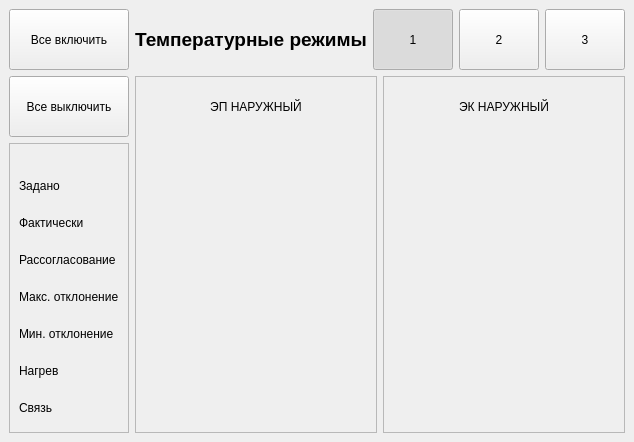
   <widget class="QWidget" name="page_3" >
    <layout class="QGridLayout" >
     <property name="margin" >
      <number>9</number>
     </property>
     <property name="spacing" >
      <number>6</number>
     </property>
     <item rowspan="2" row="1" column="1" colspan="4" >
      <layout class="QHBoxLayout" >
       <property name="margin" >
        <number>0</number>
       </property>
       <property name="spacing" >
        <number>6</number>
       </property>
       <item>
        <widget class="QFrame" name="pe1Frame_2" >
         <property name="frameShape" >
          <enum>QFrame::StyledPanel</enum>
         </property>
         <property name="frameShadow" >
          <enum>QFrame::Raised</enum>
         </property>
         <layout class="QGridLayout" >
          <property name="margin" >
           <number>9</number>
          </property>
          <property name="spacing" >
           <number>6</number>
          </property>
          <item row="1" column="4" >
           <widget class="TermoFrame" name="pe2zone1TermoFrame" >
            <property name="sizePolicy" >
             <sizepolicy>
              <hsizetype>5</hsizetype>
              <vsizetype>5</vsizetype>
              <horstretch>0</horstretch>
              <verstretch>0</verstretch>
             </sizepolicy>
            </property>
           </widget>
          </item>
          <item row="1" column="3" >
           <widget class="TermoFrame" name="pe2zone2TermoFrame" >
            <property name="sizePolicy" >
             <sizepolicy>
              <hsizetype>5</hsizetype>
              <vsizetype>5</vsizetype>
              <horstretch>0</horstretch>
              <verstretch>0</verstretch>
             </sizepolicy>
            </property>
           </widget>
          </item>
          <item row="1" column="2" >
           <widget class="TermoFrame" name="pe2zone3TermoFrame" >
            <property name="sizePolicy" >
             <sizepolicy>
              <hsizetype>5</hsizetype>
              <vsizetype>5</vsizetype>
              <horstretch>0</horstretch>
              <verstretch>0</verstretch>
             </sizepolicy>
            </property>
           </widget>
          </item>
          <item row="1" column="1" >
           <widget class="TermoFrame" name="pe2zone4TermoFrame" >
            <property name="sizePolicy" >
             <sizepolicy>
              <hsizetype>5</hsizetype>
              <vsizetype>5</vsizetype>
              <horstretch>0</horstretch>
              <verstretch>0</verstretch>
             </sizepolicy>
            </property>
           </widget>
          </item>
          <item row="1" column="0" >
           <widget class="TermoFrame" name="pe2traceTermoFrame" >
            <property name="sizePolicy" >
             <sizepolicy>
              <hsizetype>5</hsizetype>
              <vsizetype>5</vsizetype>
              <horstretch>0</horstretch>
              <verstretch>0</verstretch>
             </sizepolicy>
            </property>
           </widget>
          </item>
          <item row="0" column="0" colspan="5" >
           <widget class="QLabel" name="label_39" >
            <property name="maximumSize" >
             <size>
              <width>16777215</width>
              <height>41</height>
             </size>
            </property>
            <property name="text" >
             <string>ЭП НАРУЖНЫЙ</string>
            </property>
            <property name="alignment" >
             <set>Qt::AlignCenter</set>
            </property>
           </widget>
          </item>
         </layout>
        </widget>
       </item>
       <item>
        <widget class="QFrame" name="kl1Frame_2" >
         <property name="frameShape" >
          <enum>QFrame::StyledPanel</enum>
         </property>
         <property name="frameShadow" >
          <enum>QFrame::Raised</enum>
         </property>
         <layout class="QGridLayout" >
          <property name="margin" >
           <number>9</number>
          </property>
          <property name="spacing" >
           <number>6</number>
          </property>
          <item row="0" column="0" colspan="4" >
           <widget class="QLabel" name="label_38" >
            <property name="maximumSize" >
             <size>
              <width>16777215</width>
              <height>41</height>
             </size>
            </property>
            <property name="text" >
             <string>ЭК НАРУЖНЫЙ</string>
            </property>
            <property name="alignment" >
             <set>Qt::AlignCenter</set>
            </property>
           </widget>
          </item>
          <item row="1" column="0" >
           <widget class="TermoFrame" name="kl2traceTermoFrame" >
            <property name="sizePolicy" >
             <sizepolicy>
              <hsizetype>5</hsizetype>
              <vsizetype>5</vsizetype>
              <horstretch>0</horstretch>
              <verstretch>0</verstretch>
             </sizepolicy>
            </property>
           </widget>
          </item>
          <item row="1" column="1" >
           <widget class="TermoFrame" name="kl2zone3TermoFrame" >
            <property name="sizePolicy" >
             <sizepolicy>
              <hsizetype>5</hsizetype>
              <vsizetype>5</vsizetype>
              <horstretch>0</horstretch>
              <verstretch>0</verstretch>
             </sizepolicy>
            </property>
           </widget>
          </item>
          <item row="1" column="2" >
           <widget class="TermoFrame" name="kl2zone2TermoFrame" >
            <property name="sizePolicy" >
             <sizepolicy>
              <hsizetype>5</hsizetype>
              <vsizetype>5</vsizetype>
              <horstretch>0</horstretch>
              <verstretch>0</verstretch>
             </sizepolicy>
            </property>
           </widget>
          </item>
          <item row="1" column="3" >
           <widget class="TermoFrame" name="kl2zone1TermoFrame" >
            <property name="sizePolicy" >
             <sizepolicy>
              <hsizetype>5</hsizetype>
              <vsizetype>5</vsizetype>
              <horstretch>0</horstretch>
              <verstretch>0</verstretch>
             </sizepolicy>
            </property>
           </widget>
          </item>
         </layout>
        </widget>
       </item>
      </layout>
     </item>
     <item row="0" column="1" >
      <widget class="QLabel" name="label_40" >
       <property name="minimumSize" >
        <size>
         <width>0</width>
         <height>51</height>
        </size>
       </property>
       <property name="text" >
        <string>&lt;html>&lt;head>&lt;meta name="qrichtext" content="1" />&lt;/head>&lt;body style=" white-space: pre-wrap; font-family:MS Shell Dlg; font-size:12pt; font-weight:600; font-style:normal; text-decoration:none;">&lt;p style=" margin-top:0px; margin-bottom:0px; margin-left:0px; margin-right:0px; -qt-block-indent:0; text-indent:0px;">&lt;span style=" font-size:14pt;">Температурные режимы&lt;/span>&lt;/p>&lt;/body>&lt;/html></string>
       </property>
       <property name="alignment" >
        <set>Qt::AlignCenter</set>
       </property>
      </widget>
     </item>
     <item row="0" column="2" >
      <widget class="QPushButton" name="termo1Button2" >
       <property name="minimumSize" >
        <size>
         <width>0</width>
         <height>61</height>
        </size>
       </property>
       <property name="maximumSize" >
        <size>
         <width>81</width>
         <height>16777215</height>
        </size>
       </property>
       <property name="text" >
        <string>1</string>
       </property>
       <property name="checkable" >
        <bool>true</bool>
       </property>
       <property name="checked" >
        <bool>true</bool>
       </property>
      </widget>
     </item>
     <item row="0" column="3" >
      <widget class="QPushButton" name="termo2Button2" >
       <property name="minimumSize" >
        <size>
         <width>0</width>
         <height>61</height>
        </size>
       </property>
       <property name="maximumSize" >
        <size>
         <width>81</width>
         <height>16777215</height>
        </size>
       </property>
       <property name="text" >
        <string>2</string>
       </property>
       <property name="checkable" >
        <bool>true</bool>
       </property>
      </widget>
     </item>
     <item row="0" column="4" >
      <widget class="QPushButton" name="termo3Button2" >
       <property name="minimumSize" >
        <size>
         <width>0</width>
         <height>61</height>
        </size>
       </property>
       <property name="maximumSize" >
        <size>
         <width>81</width>
         <height>16777215</height>
        </size>
       </property>
       <property name="text" >
        <string>3</string>
       </property>
       <property name="checkable" >
        <bool>true</bool>
       </property>
      </widget>
     </item>
     <item row="2" column="0" >
      <widget class="QFrame" name="frame_11" >
       <property name="frameShape" >
        <enum>QFrame::StyledPanel</enum>
       </property>
       <property name="frameShadow" >
        <enum>QFrame::Raised</enum>
       </property>
       <layout class="QVBoxLayout" >
        <property name="margin" >
         <number>9</number>
        </property>
        <property name="spacing" >
         <number>6</number>
        </property>
        <item>
         <widget class="QLabel" name="label_41" >
          <property name="minimumSize" >
           <size>
            <width>0</width>
            <height>11</height>
           </size>
          </property>
          <property name="maximumSize" >
           <size>
            <width>16777215</width>
            <height>11</height>
           </size>
          </property>
          <property name="text" >
           <string/>
          </property>
         </widget>
        </item>
        <item>
         <widget class="QLabel" name="label_42" >
          <property name="minimumSize" >
           <size>
            <width>0</width>
            <height>31</height>
           </size>
          </property>
          <property name="maximumSize" >
           <size>
            <width>16777215</width>
            <height>31</height>
           </size>
          </property>
          <property name="text" >
           <string>Задано</string>
          </property>
         </widget>
        </item>
        <item>
         <widget class="QLabel" name="label_43" >
          <property name="minimumSize" >
           <size>
            <width>0</width>
            <height>31</height>
           </size>
          </property>
          <property name="maximumSize" >
           <size>
            <width>16777215</width>
            <height>31</height>
           </size>
          </property>
          <property name="text" >
           <string>Фактически</string>
          </property>
         </widget>
        </item>
        <item>
         <widget class="QLabel" name="label_44" >
          <property name="minimumSize" >
           <size>
            <width>0</width>
            <height>31</height>
           </size>
          </property>
          <property name="maximumSize" >
           <size>
            <width>16777215</width>
            <height>31</height>
           </size>
          </property>
          <property name="text" >
           <string>Рассогласование</string>
          </property>
         </widget>
        </item>
        <item>
         <widget class="QLabel" name="label_45" >
          <property name="minimumSize" >
           <size>
            <width>0</width>
            <height>31</height>
           </size>
          </property>
          <property name="maximumSize" >
           <size>
            <width>16777215</width>
            <height>31</height>
           </size>
          </property>
          <property name="text" >
           <string>Макс. отклонение</string>
          </property>
         </widget>
        </item>
        <item>
         <widget class="QLabel" name="label_46" >
          <property name="minimumSize" >
           <size>
            <width>0</width>
            <height>31</height>
           </size>
          </property>
          <property name="maximumSize" >
           <size>
            <width>16777215</width>
            <height>31</height>
           </size>
          </property>
          <property name="text" >
           <string>Мин. отклонение</string>
          </property>
         </widget>
        </item>
        <item>
         <widget class="QLabel" name="label_48" >
          <property name="minimumSize" >
           <size>
            <width>0</width>
            <height>31</height>
           </size>
          </property>
          <property name="maximumSize" >
           <size>
            <width>16777215</width>
            <height>31</height>
           </size>
          </property>
          <property name="text" >
           <string>Нагрев</string>
          </property>
         </widget>
        </item>
        <item>
         <widget class="QLabel" name="label_49" >
          <property name="minimumSize" >
           <size>
            <width>0</width>
            <height>31</height>
           </size>
          </property>
          <property name="maximumSize" >
           <size>
            <width>16777215</width>
            <height>31</height>
           </size>
          </property>
          <property name="text" >
           <string>Связь</string>
          </property>
         </widget>
        </item>
       </layout>
      </widget>
     </item>
     <item row="1" column="0" >
      <widget class="QPushButton" name="allOffButton2" >
       <property name="minimumSize" >
        <size>
         <width>0</width>
         <height>61</height>
        </size>
       </property>
       <property name="text" >
        <string>Все выключить</string>
       </property>
      </widget>
     </item>
     <item row="0" column="0" >
      <widget class="QPushButton" name="allOnButton2" >
       <property name="minimumSize" >
        <size>
         <width>0</width>
         <height>61</height>
        </size>
       </property>
       <property name="text" >
        <string>Все включить</string>
       </property>
      </widget>
     </item>
    </layout>
   </widget>
